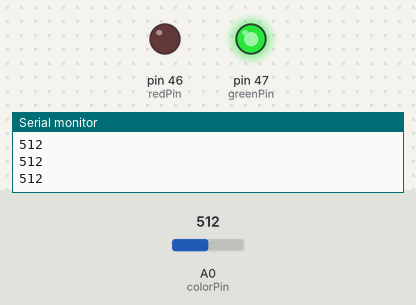
Simulated run of this sketch. Board: Arduino Mega 2560, built with avr-gcc and run on an emulated ATmega2560. Shown: output pins drawn as LEDs (lit = HIGH), the last lines printed to the serial monitor. The inputs (shaded band) are chosen by the test bench; at power-on: A0 (colorPin) = 512.

Above: at 1.2 s.
1.3 s: A0 (colorPin) set to 545
2.8 s: A0 (colorPin) set to 573
At 3.8 s:
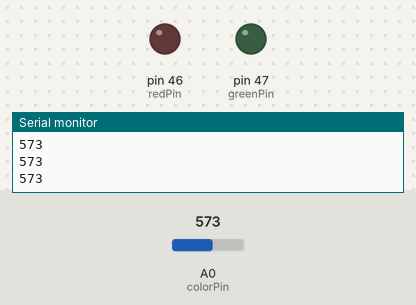
4.3 s: A0 (colorPin) set to 500
At 4.8 s:
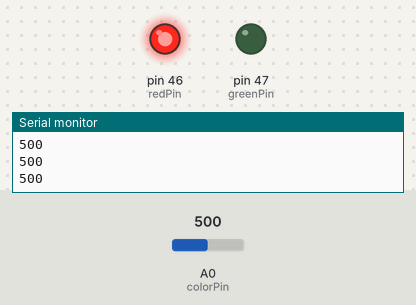
5.8 s: A0 (colorPin) set to 511
At 7.0 s:
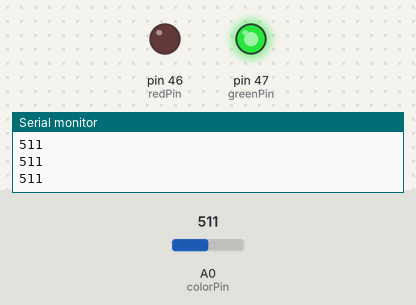
7.3 s: A0 (colorPin) set to 570
At 8.3 s:
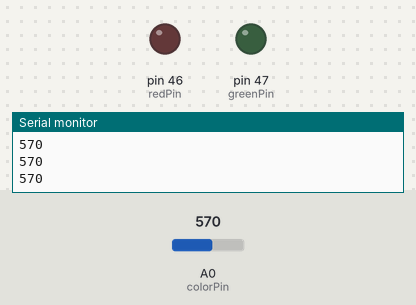
Timing chart, 0 to 9.8 s (numbered marks = the images above; inputs shaded):
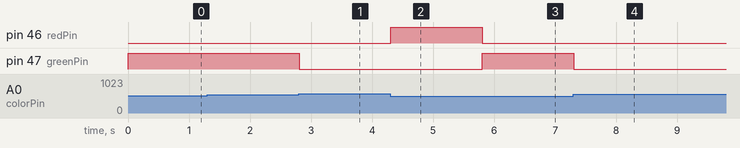

Measured:
- the behaviour switches between 559 and 560 on A0 (colorPin) (found by bisection; images 0 and 1)
- after the input at 2.8 s, pin 47 (greenPin): HIGH → LOW at once
- after the input at 4.3 s, pin 46 (redPin): LOW → HIGH at once
- after the input at 5.8 s, pin 46 (redPin): HIGH → LOW at once; pin 47 (greenPin): LOW → HIGH at once
- after the input at 7.3 s, pin 47 (greenPin): HIGH → LOW at once

The sketch:

testSquare.ino
```cpp
int redPin = 46;
int greenPin = 47;
int colorPin = 0;
int color = 0;

void setup()
{
  pinMode(redPin, OUTPUT);
  pinMode(greenPin, OUTPUT);
  Serial.begin(9600);
}

void red()
{
  digitalWrite(redPin, HIGH);
  digitalWrite(greenPin, LOW);
}

void green()
{
  digitalWrite(redPin, LOW);
  digitalWrite(greenPin, HIGH);
}

void none()
{
  digitalWrite(redPin, LOW);
  digitalWrite(greenPin, LOW);
}


void loop()
{
  color = analogRead(colorPin);
  Serial.println(color);
  //Piezas plastico pintadas

  if (color < 560 && color > 510 ){
    green();
  } else if(color < 510 && color > 450 ){
    red();
  }else{
    none();
  }


  //Piezas esca imprimidas
  /*
  if (color < 265 && color > 250 ){
    green();
  } else if(color < 250 && color > 240 ){
    red();
  }else{
    none();
  }
  */
}
```
